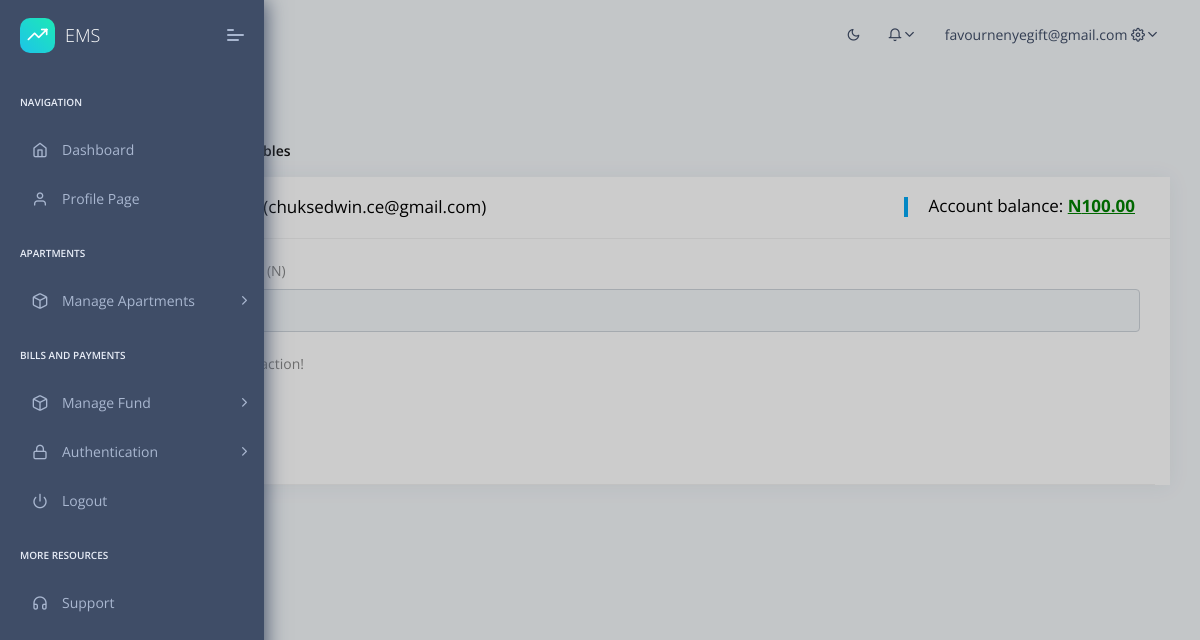
Screenshot of /bills/load_wallet/4/ (signed in) with the database file from the repository.
### accounts/models.py (models this page shows, shortened)
class User(AbstractBaseUser):
    foto			= models.ImageField(null=True, blank=True, upload_to="image/", default="image/male.jpg")
    email 			= models.EmailField(max_length=255, unique=True)
    first_name		= models.CharField(max_length=225)
    last_name		= models.CharField(max_length=225)
    other_names		= models.CharField(max_length=225, blank=True, null=True)
    phone1          = models.CharField(max_length=11,null=True,blank=True)
    phone2          = models.CharField(max_length=11, blank=True, null=True)
    gender          = models.CharField(null=True, blank=True,max_length=10, choices=GENDER)
    active 			= models.BooleanField(default=False)
    staff 			= models.BooleanField(default=False)
    is_shop_owner 	= models.BooleanField(default=False)
    is_resident 	= models.BooleanField(default=False)
    admin			= models.BooleanField(default=False)
    group 			= models.ForeignKey(Group, on_delete=models.CASCADE, blank=True, null=True)
    timestamp 		= models.DateTimeField(auto_now_add=True, auto_now=False)
    USERNAME_FIELD = 'email'
    REQUIRED_FIELDS = ["first_name","last_name"]
    objects = UserManager()
    @property
    def is_active(self):
        return self.active

### bills/models.py (models this page shows, shortened)
class Wallet(models.Model):
    occupant        = models.OneToOneField(User,related_name='resident', on_delete=models.CASCADE, null=True, blank=True)
    account_balance = models.DecimalField(decimal_places=2, default='00.00', max_digits=20)
    created_by      = models.ForeignKey(User, on_delete=models.CASCADE, null=True, blank=True)
    date_created    = models.DateTimeField(auto_now_add=False, auto_now=True)
    last_updated    = models.DateTimeField(auto_now_add=True, auto_now=False)

### bills/views.py (the view, shortened to what this page needs)
# urls.py: path('load_wallet/<user_id>/',views.load_wallet_view, name='load_wallet'),
@login_required(login_url="login")
def load_wallet_view(request,user_id):
    user=User.objects.get(id=user_id)
    account_balance = Wallet.objects.get(occupant_id=user_id).account_balance
    deposit_amount = request.POST.get('amount')
    context={"user":user,"account_balance":account_balance}
    return render(request,'bills/load_wallet.html',context)

### context_processors.py (called while the page is built)
def cfg_assets_root(request):
    return { 'ASSETS_ROOT' : settings.ASSETS_ROOT }

### templates/bills/load_wallet.html (shortened to what this page needs)
{% extends "layouts/base.html" %}
{% load mathfilters %}
{% block content %}
    <section class="pcoded-main-container">
        <div class="pcoded-wrapper">
            <div class="pcoded-content">
                <div class="pcoded-inner-content">
                    <div class="page-header">
                        <div class="page-block">
                            <div class="row align-items-center">
                                <div class="col-md-12">
                                    <div class="page-header-title">
                                        <h5 class="m-b-10">Load Wallet</h5>
                                    </div>
                                    <ul class="breadcrumb">
                                        <li class="breadcrumb-item"><a href="/"></a></li>
                                        <li class="breadcrumb-item"><a href="#!">Tables</a></li>
                                        <li class="breadcrumb-item"><a href="javascript:">Basic Tables</a></li>
                                    </ul>
                                </div>
                            </div>
                        </div>
                    </div>
                    <div class="main-body">
                        <div class="page-wrapper">
                                <div class="row">
                                  <div class="col-sm-12">
                                    <div class="card">
                                      <div class="card-header">
                                        <h5>{{user.first_name}} {{user.last_name}} || ({{user.email}})</h5>
                                        <h5 style="float: right;">Account balance: <span style="color: Green;"><b><u> N{{account_balance}}</u></b></span></h5>
                                      </div>
                                      <div class="col-md-12">
                                        <div id="extraControls" class="hidden">
                                          <br>
                                          <form action="" method="POST">{% csrf_token %}
                                            <div class="col-md-12">
                                                <label for="validationCustom02" class="form-label">Amount to Deposit (N)</label>
                                                <input type="number" min="1" name="amount" class="form-control" id="validationCustom02" required>
                                            </div><br>
                                            <div class="col-12">
                                                <div class="form-check">
                                                  <label class="form-check-label" for="invalidCheck">
                                                    I'm sure of this action!
                                                  </label>
                                                </div>
                                            </div> <br>
                                            <div class="col-12"></div>
                                            <div class="col-12">
                                                <button class="btn btn-success" type="submit">Load Wallet</button>
                                            </div>
                                          </form>
                                          <div class="card-header">
                                          </div>
                                      </div>
                                    </div>
                                  </div>
                                </div>
                        </div>
                    </div>
                </div>
            </div>
        </div>
    </section>
{% endblock content %}

### templates/includes/navigation.html (shortened to what this page needs)
<header class="navbar pcoded-header navbar-expand-lg navbar-light">
    <div class="collapse navbar-collapse">
        <ul class="navbar-nav mr-auto">
            <li><a href="javascript:" class="full-screen" onclick="javascript:toggleFullScreen()"></a></li>
            <li class="nav-item">
                <div class="main-search">
                    <div class="input-group">
                        <span class="input-group-append search-btn btn btn-primary">
                            </span>
                    </div>
                </div>
            </li>
        </ul>
        <ul class="navbar-nav ml-auto">
            <li>
                <label>
                    <i class="icon feather icon-sun" id="theme-indicator"></i>
                </label>
            </li>
            <li>
                <div class="dropdown">
                    <a class="dropdown-toggle" href="javascript:" data-toggle="dropdown"><i
                            class="icon feather icon-bell"></i></a>
                </div>
            </li>
            <li>
                {% if request.user.is_authenticated %}
                    <div class="dropdown drp-user">
                        <span>{{request.user.email}}</span>
                        <a href="javascript:" class="dropdown-toggle" data-toggle="dropdown">
                            <i class="icon feather icon-settings"></i>
                        </a>
                    </div>
                {%else%}
                    <a href="{% url 'login' %}">Login/Register</a>
                {%endif%}
            </li>
        </ul>
    </div>
</header>

### static/assets/css/dark.css (style rules this page uses)
#theme-indicator { cursor: pointer; }
.pcoded-header label { color: #3f4d67; }

### rows the page displays
User: user.email "favournenyegift@gmail.com"
User: email "chuksedwin.ce@gmail.com"
Wallet: account_balance "100.00"
